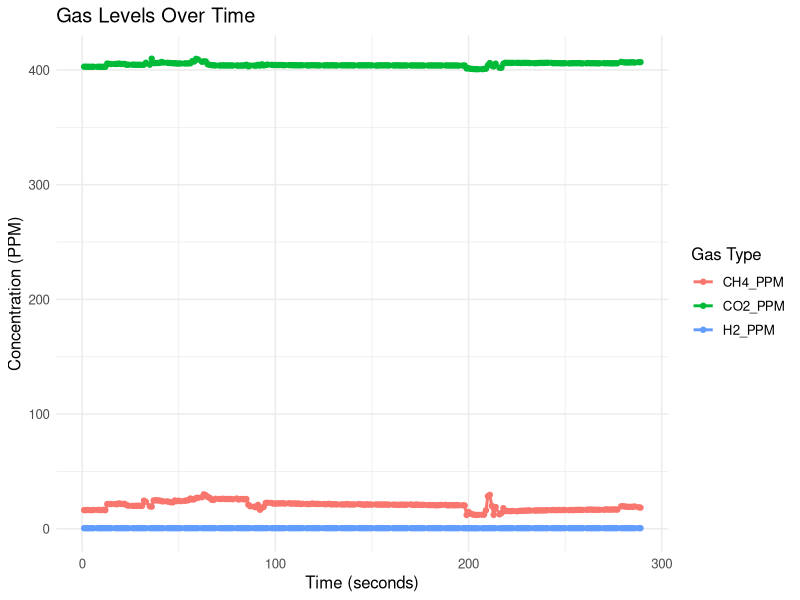
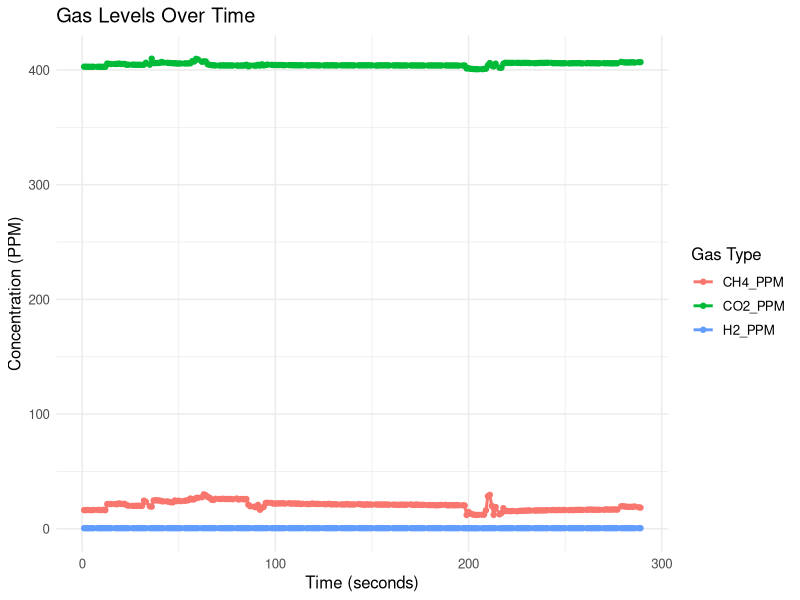

Write the R code that produced these figures, in order.
# Load necessary libraries
library(ggplot2)
library(tidyr)

# Read the CSV file
soil_gas_data <- read.csv("evrenselSoil1.csv")

# Convert data to long format for ggplot
data_long <- pivot_longer(soil_gas_data, 
                          cols = c(CO2_PPM, CH4_PPM, H2_PPM), 
                          names_to = "Gas", 
                          values_to = "PPM")

# Create the plot
print(ggplot(data_long, aes(x = Seconds, y = PPM, color = Gas)) +
        geom_line(size = 1) +  # Line thickness
        geom_point() +         # Add points
        labs(title = "Gas Levels Over Time",
             x = "Time (seconds)",
             y = "Concentration (PPM)",
             color = "Gas Type") +
        theme_minimal() +      # Minimal theme
        theme(text = element_text(size = 12))) # Increase font size

# Save the plot as a PNG file
ggsave("Gas_Levels_Visualization.png", width = 10, height = 6)
